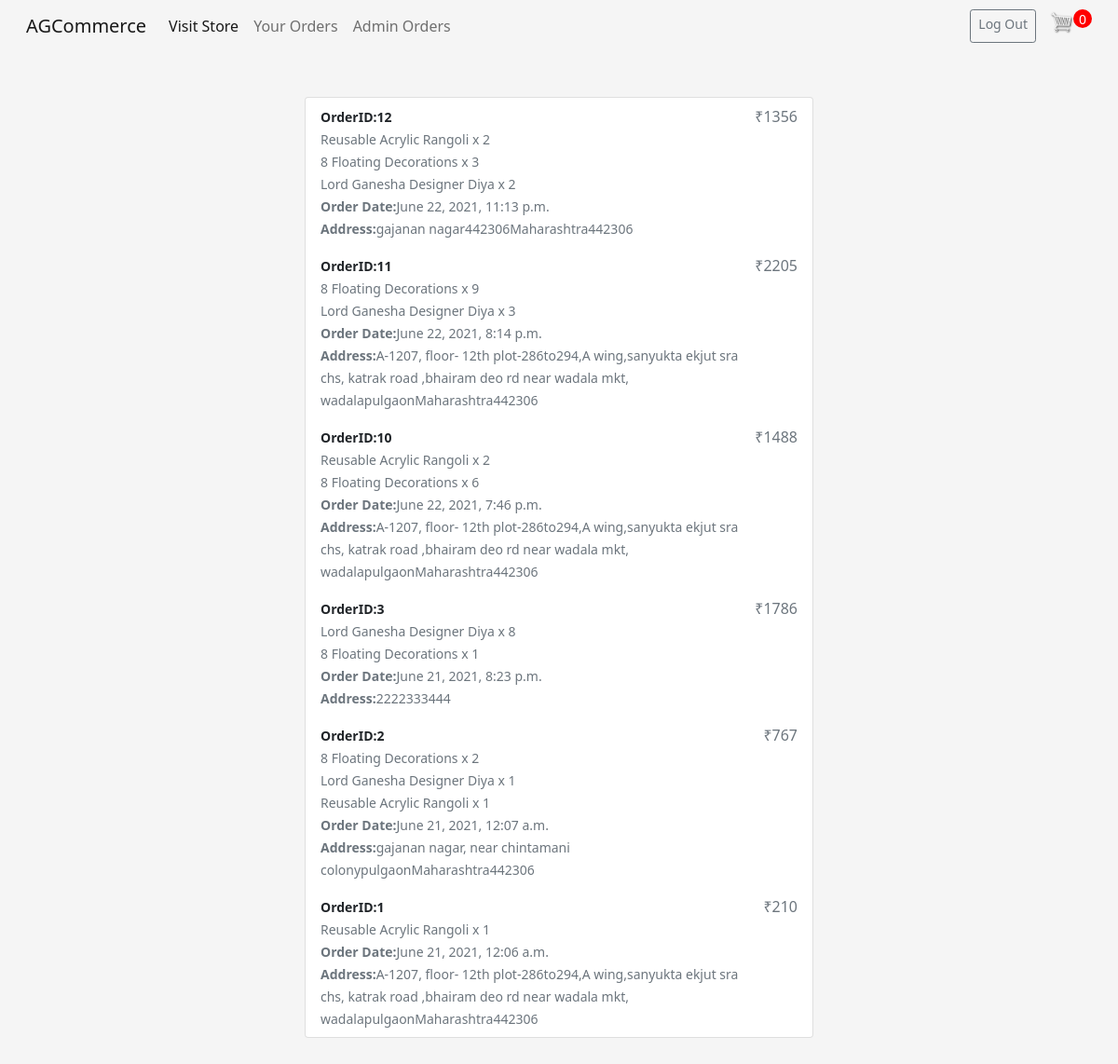
Page /usertransactions (signed in) on the committed database.
### store/models.py (models this page shows, shortened)
class Product(models.Model):
	name = models.CharField(max_length=200)
	price = models.IntegerField()
	image = models.TextField(null=True, blank=True)
	desc=models.TextField(null=True)

class Order(models.Model):
	username = models.ForeignKey(User, on_delete=models.SET_NULL, null=True, blank=True)
	date_ordered = models.DateTimeField(auto_now_add=True)
	complete = models.BooleanField(default=False)
	transaction_id = models.CharField(max_length=100, null=True)
	address=models.TextField(null=True)
	@property
	def get_cart_total(self):
		orderitems = self.orderitem_set.all()
		total = sum([item.get_total for item in orderitems])
		return total
	@property
	def get_cart_items(self):
		orderitems = self.orderitem_set.all()
		total = sum([item.quantity for item in orderitems])
		return total

### store/views.py (the view)
# urls.py: path('usertransactions',views.usertransactions,name="usertransactions"),
def usertransactions(request):
    if request.user.is_authenticated:
        orderdict=[]
        for order in Order.objects.filter(username=request.user,complete=True):
            listobj=[]
            for item in order.orderitem_set.all():
                product=Product.objects.get(pk=item.product_id)
                listobj.append({"name":product.name,"desc":product.desc,"image":product.image,"price":product.price,"quantity":item.quantity})
            orderdict.append({"products":listobj,"date_ordered":order.date_ordered,"address":order.address,"orderid":order.id,"total":order.get_cart_total})
        orderdict.reverse()
        context=getdictionary(request)
        return render(request,"store/adminorders.html",{'orderdict':orderdict,'cartItems':context['cartItems']})
    return redirect('/login')

### store/models.py (called while the page is built)
	@property
	def get_total(self):
		total = self.product.price * self.quantity
		return total

### store/views.py (called while the page is built)
def getdictionary(request):
    products=Product.objects.all()
    username = request.user
    order, created = Order.objects.get_or_create(username=username, complete=False)
    items = order.orderitem_set.all()
    cartItems=order.get_cart_items
    context={'items':items,'order':order,"cartItems":cartItems,"products":products}
    return context

### store/templates/store/adminorders.html
{% extends 'store/main.html' %}
{% load static %}
{% block content %}
<div class="container mt-5">
  <div class="row justify-content-center align-items-center">
    <div class="col-md-6 order-md-2 mb-4">
      <ul class="list-group mb-3">
      {% for i in orderdict %}
        <li class="list-group-item d-flex justify-content-between lh-condensed">
          <div>
          <small><strong>OrderID:{{i.orderid}}</strong></small><br>
          {% for j in i.products %}
              <small class="text-muted">{{j.name}}  x  {{j.quantity}}</small><br>
          {% endfor %}
          <small class="text-muted mt-2"><strong>Order Date:</strong>{{i.date_ordered}}</small><br>
          <small class="text-muted"><strong>Address:</strong>{{i.address}}</small><br>
          </div>
          <span class="text-muted">₹{{i.total}}</span>
        </li>
      {% empty %}
          <a href="/"><button class="w-100 btn btn-primary btn-md" type="submit">Your cart is empty. Shop now</button></a>
      {% endfor %}
      </ul>
  </div>
</div>
{% endblock content %}

### static/css/main.css (style rules this page uses)
body { background-color: #f5f5f5; }

### rows in the picture
Product: name "Reusable Acrylic Rangoli" "Reusable Acrylic Rangoli" "Reusable Acrylic Rangoli" "Reusable Acrylic Rangoli"
Product: name "8 Floating Decorations" "8 Floating Decorations" "8 Floating Decorations" "8 Floating Decorations" "8 Floating Decorations"
Product: name "Lord Ganesha Designer Diya" "Lord Ganesha Designer Diya" "Lord Ganesha Designer Diya" "Lord Ganesha Designer Diya"
Order: date_ordered "June 22, 2021, 11:13 p.m.", address "gajanan nagar442306Maharashtra442306"
Order: date_ordered "June 22, 2021, 8:14 p.m.", address "A-1207, floor- 12th plot-286to294,A wing,sanyukta ekjut sra chs, katrak road ,bhairam deo rd near wadala mkt, wadalapulgaonMaharashtra442306"
Order: date_ordered "June 22, 2021, 7:46 p.m.", address "A-1207, floor- 12th plot-286to294,A wing,sanyukta ekjut sra chs, katrak road ,bhairam deo rd near wadala mkt, wadalapulgaonMaharashtra442306"
Order: date_ordered "June 21, 2021, 8:23 p.m.", address "2222333444"
Order: date_ordered "June 21, 2021, 12:07 a.m.", address "gajanan nagar, near chintamani colonypulgaonMaharashtra442306"
Order: date_ordered "June 21, 2021, 12:06 a.m.", address "A-1207, floor- 12th plot-286to294,A wing,sanyukta ekjut sra chs, katrak road ,bhairam deo rd near wadala mkt, wadalapulgaonMaharashtra442306"

### other values in the picture
{{ cartItems }} "0"
{{ i.orderid }} "12" "11" "10" "3" "2" "1"
{{ j.quantity }} "2" "3" "2" "9" "3" "2" "6" "8" "1" "2" "1" "1" "1"
{{ i.total }} "1356" "2205" "1488" "1786" "767" "210"
